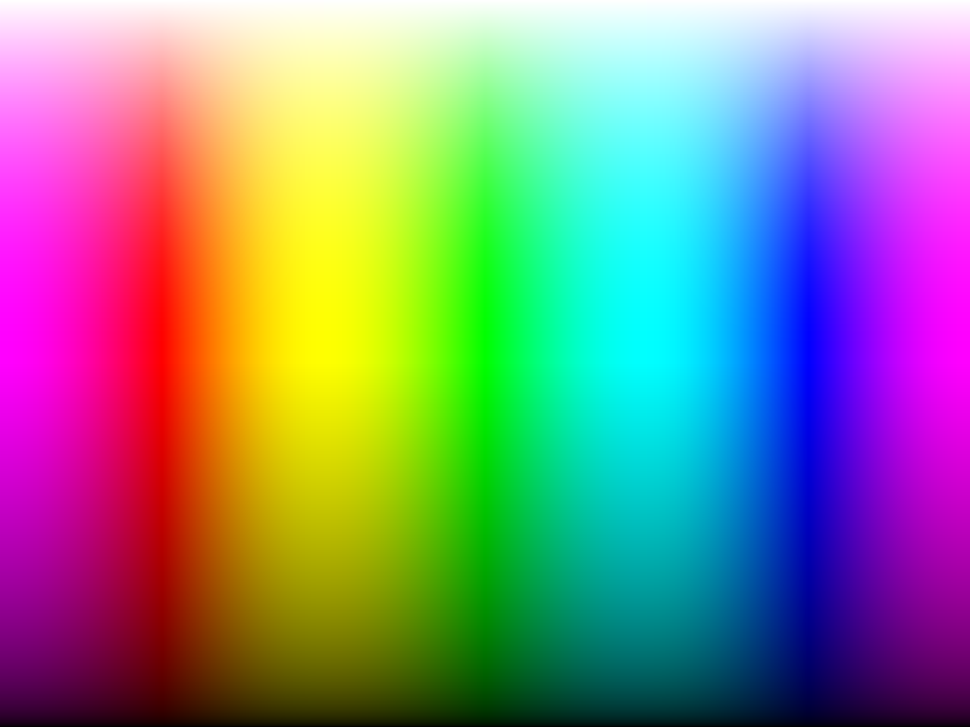
#> input picture Pillow dependant/spectrum.png, 970 x 727 px, shrunk from 1280 x 960 before the run, found by its file name
$ python 'image processing.py'
#> lines starting #> are read from the running program, lines starting #| are printed output that depends on the picture
from PIL import Image
im = Image.open("Spectrum.png")
#> im is the input picture: PIL image 970x727 RGB; mean R, G, B 134.7, 134.7, 134.7
width, height = im.size
#> width = 970; height = 727
Image._show(im)
for x in range(width):
    for y in range(height):
        R, G, B = im.getpixel((x, y))
        im.putpixel((x, y),(R, G ** 2, B))
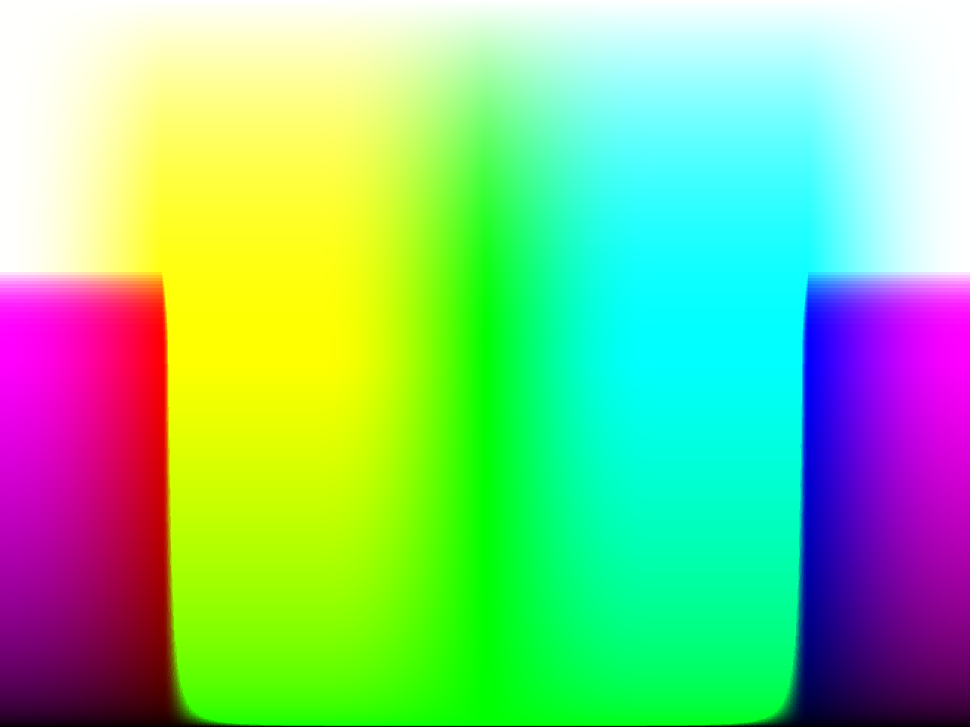
#> im: PIL image 970x727 RGB; mean R, G, B 134.7, 200.9, 134.7
Image._show(im)
